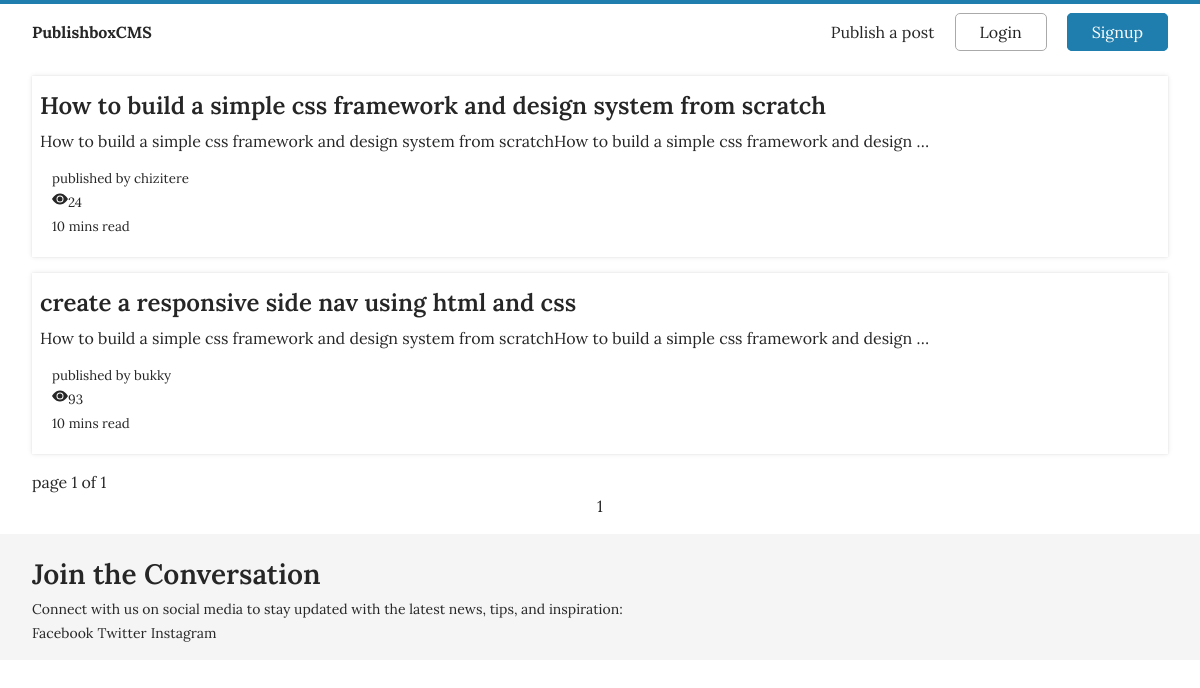
/posts/, run on an earlier commit of the app's database.
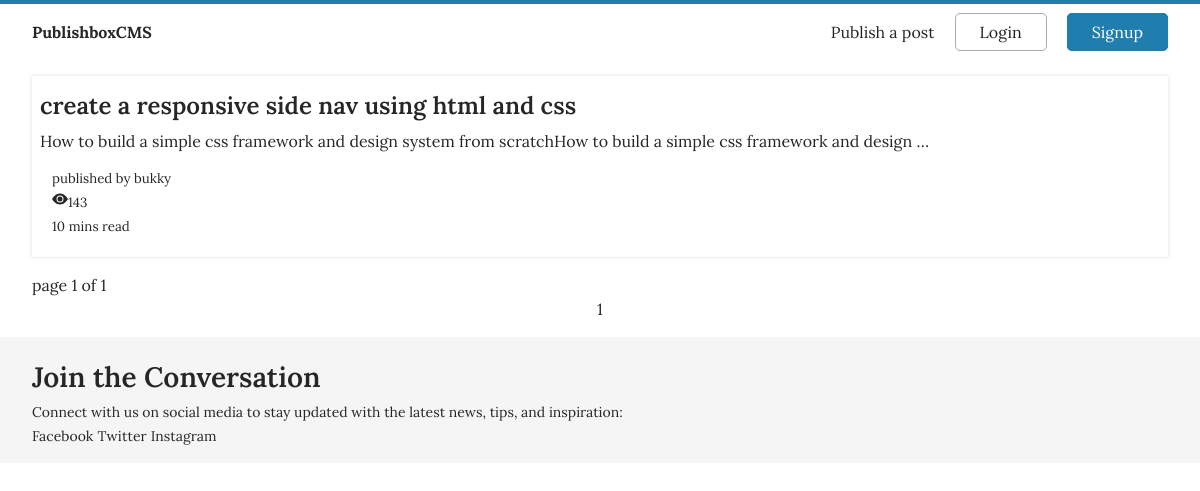
And on a later commit of the database.
### main/models.py (models this page shows, shortened)
class Post(models.Model):
    title = models.CharField(max_length=200)
    tags = TaggableManager()
    content = RichTextField(blank=True, null=True)
    image = models.ImageField(upload_to='static/images', blank=True, null=True)
    image_credit = models.URLField(null=True, help_text="paste or type the link(optional)", blank=True)
    author = models.ForeignKey(settings.AUTH_USER_MODEL, on_delete=models.CASCADE, related_name='post')
    slug = models.SlugField(max_length=100, unique=True)
    updated = models.DateTimeField(auto_now=True)
    date_created = models.DateTimeField(default=timezone.now)
    status = models.IntegerField(choices=STATUS, default=0)
    likes = models.ManyToManyField(User, related_name='liked_posts', blank=True)
    view_count = models.IntegerField(default=0)
    favourite = models.ManyToManyField(User, related_name='favourite', blank=True)
    def get_absolute_url(self):
        return reverse('blog:detail', args=[self.slug])
    class Meta:
        ordering = ['date_created']
        verbose_name = 'Post'
        verbose_name_plural = 'Posts'

### main/views.py (the view)
# urls.py: path('posts/', views.PostListView.as_view(), name='posts'),
class PostListView(ListView):
    model = Post
    template_name = 'main/post_list.html'
    paginate_by = 2
    def get_queryset(self):
        return Post.objects.all()

### main/templates/main/post_list.html (shortened to what this page needs)
{% extends 'base.html' %}
{% block main %}
<div class="container">
    <div class="card-wrapper">
     {% for blog in object_list %}
    <div class="card mb-4">
        <div class="card-text">
         <a href="{{ blog.get_absolute_url }}"><h3>{{ blog.title }}</h3></a>
            <p>{{blog.content|safe|truncatewords:20}}</p>
        </div>
        <div style="padding:12px;">
      <small>published by <a href="{% url 'user:profile' blog.author %}">{{blog.author}}</a></small>
            <p><svg xmlns="http://www.w3.org/2000/svg" width="16" height="16" fill="currentColor" class="bi bi-eye-fill" viewBox="0 0 16 16">
                <path d="M0 8s3-5.5 8-5.5S16 8 16 8s-3 5.5-8 5.5S0 8 0 8m8 3.5a3.5 3.5 0 1 0 0-7 3.5 3.5 0 0 0 0 7"/><small>{{ blog.view_count }}</small></p>
            <small>10 mins read</small>
        </div>
    </div>
    {% endfor %}
    <div>
        page {{ page_obj.number }} of {{ page_obj.paginator.num_pages}}
    </div>
    <ul class="text-center">
         {% for num in page_obj.paginator.page_range %}
         {% if page_obj.number == num %}
       <a href="?page={{forloop.counter}}" classs="button"><span>{{num}}</span></a
       >
       {% else %}
       <a classs="button" href="?page={{forloop.counter}}"><span>{{num}}</span></a>
       {% endif %}
        {% endfor %}
    </ul>
    </div>
</div>
{% endblock %}

What changed in the data, as far as the page shows it:
removed Post: title "How to build a simple css framework and design system from scratch", content "How to build a simple css framework and design system from scratchHow to build a simple css framework and design …", author "chizitere", view_count "24"
changed Post "create a responsive side nav using html and css": view_count "93" → "143"
